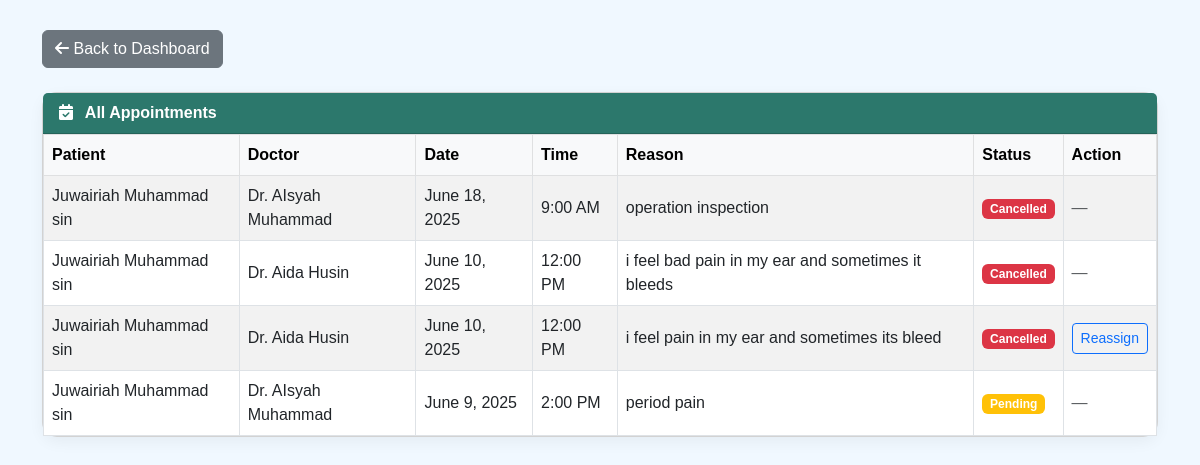
Page /admin/appointments_summary.php (signed in) on the committed database.
### tables this page shows
CREATE TABLE `appointments` (
  `id` int(11) NOT NULL,
  `patient_id` int(11) NOT NULL,
  `doctor_id` int(11) NOT NULL,
  `appointment_date` date NOT NULL,
  `appointment_time` time NOT NULL,
  `status` enum('Pending','Confirmed','Cancelled','Completed') DEFAULT 'Pending',
  `reason` text NOT NULL,
  `created_at` timestamp NOT NULL DEFAULT current_timestamp(),
  `cancelled_by` enum('doctor','patient') DEFAULT NULL
);

CREATE TABLE `users` (
  `id` int(11) NOT NULL,
  `username` varchar(50) NOT NULL,
  `password` varchar(255) NOT NULL,
  `role` enum('admin','doctor','patient') NOT NULL,
  `email` varchar(100) NOT NULL,
  `first_name` varchar(50) NOT NULL,
  `last_name` varchar(50) NOT NULL,
  `created_at` timestamp NOT NULL DEFAULT current_timestamp()
);

### admin/appointments_summary.php (the view, shortened to what this page needs)
<?php
include '../db.php';
$stmt = $pdo->prepare("
    SELECT a.*,
           u1.first_name AS patient_first, u1.last_name AS patient_last,
           u2.first_name AS doctor_first, u2.last_name AS doctor_last,
           d.specialization AS cancelled_doctor_specialization
    FROM appointments a
    JOIN patients p ON a.patient_id = p.id
    JOIN users u1 ON p.user_id = u1.id
    JOIN doctors d ON a.doctor_id = d.id
    JOIN users u2 ON d.user_id = u2.id
    ORDER BY a.appointment_date DESC, a.appointment_time DESC
");
$stmt->execute();
$appointments = $stmt->fetchAll();
?>
<!DOCTYPE html>
<html lang="en">
<head>
    <link href="https://cdn.jsdelivr.net/npm/bootstrap@5.3.0/dist/css/bootstrap.min.css" rel="stylesheet">
    <link rel="stylesheet" href="https://cdnjs.cloudflare.com/ajax/libs/font-awesome/6.4.2/css/all.min.css">
</head>
<body>
<div class="container">
    <a href="dashboard.php" class="btn btn-secondary mb-4"><i class="fas fa-arrow-left"></i> Back to Dashboard</a>
    <div class="card">
        <div class="card-header"><i class="fas fa-calendar-check me-2"></i> All Appointments</div>
        <div class="card-body p-0">
            <div class="table-responsive">
                <table class="table table-striped table-bordered mb-0">
                    <thead class="table-light">
                        <tr>
                            <th>Patient</th>
                            <th>Doctor</th>
                            <th>Date</th>
                            <th>Time</th>
                            <th>Reason</th>
                            <th>Status</th>
                            <th>Action</th>
                        </tr>
                    </thead>
                    <tbody>
                    <?php if ($appointments): ?>
                        <?php foreach ($appointments as $a): ?>
                            <tr>
                                <td><?= htmlspecialchars($a['patient_first'] . ' ' . $a['patient_last']) ?></td>
                                <td>Dr. <?= htmlspecialchars($a['doctor_first'] . ' ' . $a['doctor_last']) ?></td>
                                <td><?= date('F j, Y', strtotime($a['appointment_date'])) ?></td>
                                <td><?= date('g:i A', strtotime($a['appointment_time'])) ?></td>
                                <td><?= htmlspecialchars($a['reason']) ?></td>
                                <td>
                                    <span class="badge bg-<?= match($a['status']) {
                                        'Confirmed' => 'success',
                                        'Pending' => 'warning',
                                        'Cancelled' => 'danger',
                                        default => 'secondary'
                                    } ?>">
                                        <?= $a['status'] ?>
                                    </span>
                                </td>
                                <td>
                                    <?php if ($a['status'] === 'Cancelled' && $a['cancelled_by'] === 'doctor'): ?>
                                        <button class="btn btn-sm btn-outline-primary" data-bs-toggle="modal"
                                                data-bs-target="#reassignModal<?= $a['id'] ?>">
                                            Reassign
                                        </button>
                                    <?php else: ?>
                                        <span class="text-muted">—</span>
                                    <?php endif; ?>
                                </td>
                            </tr>
                        <?php endforeach; ?>
                    <?php else: ?>
                        <tr><td colspan="7" class="text-center">No appointments found.</td></tr>
                    <?php endif; ?>
                    </tbody>
                </table>
            </div>
        </div>
    </div>
</div>
</body>
</html>

### admin/appointments_summary.php (style rules this page uses)
body { background-color: #f0f8ff; font-family: 'Poppins', sans-serif; }
.container { margin-top: 30px; }
.card { border-radius: 15px; box-shadow: 0 5px 15px rgba(0,0,0,0.05); }
.card-header { background-color: #2c786c; color: white; font-weight: bold; }
.table th, .table td { vertical-align: middle; }

### rows in the picture
appointments: users.first_name+last_name "Juwairiah Muhammad sin", users.first_name+last_name "AIsyah Muhammad", appointment_date "June 18, 2025", appointment_time "9:00 AM", reason "operation inspection", status "Cancelled"
appointments: users.first_name+last_name "Juwairiah Muhammad sin", users.first_name+last_name "Aida Husin", appointment_date "June 10, 2025", appointment_time "12:00 PM", reason "i feel bad pain in my ear and sometimes it bleeds", status "Cancelled"
appointments: users.first_name+last_name "Juwairiah Muhammad sin", users.first_name+last_name "Aida Husin", appointment_date "June 10, 2025", appointment_time "12:00 PM", reason "i feel pain in my ear and sometimes its bleed", status "Cancelled"
appointments: users.first_name+last_name "Juwairiah Muhammad sin", users.first_name+last_name "AIsyah Muhammad", appointment_date "June 9, 2025", appointment_time "2:00 PM", reason "period pain", status "Pending"
